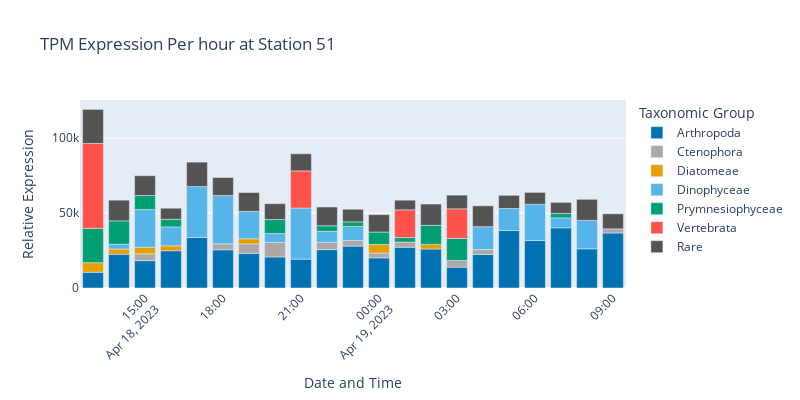

Notebook cell for this chart:
### Code cell
# Group by taxonomic level and sample, then sum TPM
grouped_df = filtered_data.groupby(['Taxogroup2_UniEuk', 'datetime'])['TPM'].sum().reset_index()

grouped_df.head()
# Normalize TPM sums to get relative expression per hour
total_tpm_per_hour = grouped_df.groupby('datetime')['TPM'].transform('sum')
grouped_df['rel_expression_per_hour'] = grouped_df['TPM'] / total_tpm_per_hour

# Combine low-abundant groups into a single 'Rare' category
threshold = 0.05
grouped_df.loc[grouped_df['rel_expression_per_hour'] <= threshold, 'Taxogroup2_UniEuk'] = 'Rare'

# Combine 'core-Noctilucales' and 'Dinophyceae'
grouped_df['Taxogroup2_UniEuk'] = grouped_df['Taxogroup2_UniEuk'].replace({'core-Noctilucales': 'Dinophyceae'})

# Remove categories with no expression
grouped_df = grouped_df[grouped_df['rel_expression_per_hour'] > 0]

# Group once more to combine Rares
grouped_df = grouped_df.groupby(['Taxogroup2_UniEuk', 'datetime'])['TPM'].sum().reset_index()

# Plot
fig = px.bar(grouped_df, 
            x='datetime', 
            y='TPM', 
            color='Taxogroup2_UniEuk',
            title='TPM Expression Per hour at Station 51',
            category_orders={"Taxogroup2_UniEuk": ['Arthropoda', 'Acantharea', 'Ctenophora', 'Diatomeae', 'Dinophyceae', 
                                                    'Florideophyceae','Odontella', 'Phaeodarea', 'Prymnesiophyceae',
                                                    'Spirotrichea', 'Vertebrata', 'Rare',]},
            color_discrete_map=color_discrete_map
            )

fig.update_layout(
    width=800,
    height=400,
    xaxis_title='Date and Time',
    yaxis_title='Relative Expression',
    xaxis_tickangle=-45,
    legend_title='Taxonomic Group'
)

# Save the figure
filename_base = "../figures/metatranscriptomics/51_expression_per_hour"
fig.write_image(filename_base + ".png", scale=1)
fig.write_image(filename_base + ".svg", scale=1)

fig.show()

### Figure 1 — Plotly figure (JSON) as saved in the notebook; plotly's stock layout.template omitted (floating-point values rounded to 4 significant figures)
{"data": [{"alignmentgroup": "True", "hovertemplate": "Taxogroup2_UniEuk=Arthropoda<br>datetime=%{x}<br>TPM=%{y}<extra></extra>", "legendgroup": "Arthropoda", "marker": {"color": "#0072B2", "pattern": {"shape": ""}}, "name": "Arthropoda", "offsetgroup": "Arthropoda", "orientation": "v", "showlegend": true, "textposition": "auto", "type": "bar", "x": ["2023-04-18T13:00:00", "2023-04-18T14:00:00", "2023-04-18T15:00:00", "2023-04-18T16:00:00", "2023-04-18T17:00:00", "2023-04-18T18:00:00", "2023-04-18T19:00:00", "2023-04-18T20:00:00", "2023-04-18T21:00:00", "2023-04-18T22:00:00", "2023-04-18T23:00:00", "2023-04-19T00:00:00", "2023-04-19T01:00:00", "2023-04-19T02:00:00", "2023-04-19T03:00:00", "2023-04-19T04:00:00", "2023-04-19T05:00:00", "2023-04-19T06:00:00", "2023-04-19T07:00:00", "2023-04-19T08:00:00", "2023-04-19T09:00:00"], "xaxis": "x", "y": [10500.0, 22570.0, 18270.0, 24900.0, 33680.0, 25510.0, 23140.0, 20760.0, 19250.0, 25630.0, 27980.0, 20130.0, 27210.0, 26020.0, 13910.0, 22380.0, 38360.0, 31700.0, 40190.0, 26190.0, 36720.0], "yaxis": "y"}, {"alignmentgroup": "True", "hovertemplate": "Taxogroup2_UniEuk=Ctenophora<br>datetime=%{x}<br>TPM=%{y}<extra></extra>", "legendgroup": "Ctenophora", "marker": {"color": "#ADA7A7", "pattern": {"shape": ""}}, "name": "Ctenophora", "offsetgroup": "Ctenophora", "orientation": "v", "showlegend": true, "textposition": "auto", "type": "bar", "x": ["2023-04-18T15:00:00", "2023-04-18T18:00:00", "2023-04-18T19:00:00", "2023-04-18T20:00:00", "2023-04-18T22:00:00", "2023-04-18T23:00:00", "2023-04-19T00:00:00", "2023-04-19T01:00:00", "2023-04-19T03:00:00", "2023-04-19T04:00:00", "2023-04-19T09:00:00"], "xaxis": "x", "y": [4541.0, 3963.0, 6307.0, 9667.0, 4879.0, 3761.0, 3199.0, 3478.0, 4453.0, 3268.0, 2788.0], "yaxis": "y"}, {"alignmentgroup": "True", "hovertemplate": "Taxogroup2_UniEuk=Diatomeae<br>datetime=%{x}<br>TPM=%{y}<extra></extra>", "legendgroup": "Diatomeae", "marker": {"color": "#E69F00", "pattern": {"shape": ""}}, "name": "Diatomeae", "offsetgroup": "Diatomeae", "orientation": "v", "showlegend": true, "textposition": "auto", "type": "bar", "x": ["2023-04-18T13:00:00", "2023-04-18T14:00:00", "2023-04-18T15:00:00", "2023-04-18T16:00:00", "2023-04-18T19:00:00", "2023-04-19T00:00:00", "2023-04-19T02:00:00"], "xaxis": "x", "y": [6392.0, 3448.0, 4359.0, 3299.0, 3388.0, 5702.0, 3058.0], "yaxis": "y"}, {"alignmentgroup": "True", "hovertemplate": "Taxogroup2_UniEuk=Dinophyceae<br>datetime=%{x}<br>TPM=%{y}<extra></extra>", "legendgroup": "Dinophyceae", "marker": {"color": "#56B4E9", "pattern": {"shape": ""}}, "name": "Dinophyceae", "offsetgroup": "Dinophyceae", "orientation": "v", "showlegend": true, "textposition": "auto", "type": "bar", "x": ["2023-04-18T14:00:00", "2023-04-18T15:00:00", "2023-04-18T16:00:00", "2023-04-18T17:00:00", "2023-04-18T18:00:00", "2023-04-18T19:00:00", "2023-04-18T20:00:00", "2023-04-18T21:00:00", "2023-04-18T22:00:00", "2023-04-18T23:00:00", "2023-04-19T04:00:00", "2023-04-19T05:00:00", "2023-04-19T06:00:00", "2023-04-19T07:00:00", "2023-04-19T08:00:00"], "xaxis": "x", "y": [3227.0, 25180.0, 12590.0, 34010.0, 32240.0, 18310.0, 5914.0, 34110.0, 7321.0, 9338.0, 15260.0, 14730.0, 24150.0, 6602.0, 18950.0], "yaxis": "y"}, {"alignmentgroup": "True", "hovertemplate": "Taxogroup2_UniEuk=Prymnesiophyceae<br>datetime=%{x}<br>TPM=%{y}<extra></extra>", "legendgroup": "Prymnesiophyceae", "marker": {"color": "#009E73", "pattern": {"shape": ""}}, "name": "Prymnesiophyceae", "offsetgroup": "Prymnesiophyceae", "orientation": "v", "showlegend": true, "textposition": "auto", "type": "bar", "x": ["2023-04-18T13:00:00", "2023-04-18T14:00:00", "2023-04-18T15:00:00", "2023-04-18T16:00:00", "2023-04-18T20:00:00", "2023-04-18T22:00:00", "2023-04-18T23:00:00", "2023-04-19T00:00:00", "2023-04-19T01:00:00", "2023-04-19T02:00:00", "2023-04-19T03:00:00", "2023-04-19T07:00:00"], "xaxis": "x", "y": [22880.0, 15560.0, 9378.0, 5073.0, 9363.0, 3726.0, 3068.0, 8326.0, 2968.0, 12730.0, 14750.0, 2932.0], "yaxis": "y"}, {"alignmentgroup": "True", "hovertemplate": "Taxogroup2_UniEuk=Vertebrata<br>datetime=%{x}<br>TPM=%{y}<extra></extra>", "legendgroup": "Vertebrata", "marker": {"color": "#FF5349", "pattern": {"shape": ""}}, "name": "Vertebrata", "offsetgroup": "Vertebrata", "orientation": "v", "showlegend": true, "textposition": "auto", "type": "bar", "x": ["2023-04-18T13:00:00", "2023-04-18T21:00:00", "2023-04-19T01:00:00", "2023-04-19T03:00:00"], "xaxis": "x", "y": [56700.0, 24810.0, 18520.0, 19720.0], "yaxis": "y"}, {"alignmentgroup": "True", "hovertemplate": "Taxogroup2_UniEuk=Rare<br>datetime=%{x}<br>TPM=%{y}<extra></extra>", "legendgroup": "Rare", "marker": {"color": "#545454", "pattern": {"shape": ""}}, "name": "Rare", "offsetgroup": "Rare", "orientation": "v", "showlegend": true, "textposition": "auto", "type": "bar", "x": ["2023-04-18T13:00:00", "2023-04-18T14:00:00", "2023-04-18T15:00:00", "2023-04-18T16:00:00", "2023-04-18T17:00:00", "2023-04-18T18:00:00", "2023-04-18T19:00:00", "2023-04-18T20:00:00", "2023-04-18T21:00:00", "2023-04-18T22:00:00", "2023-04-18T23:00:00", "2023-04-19T00:00:00", "2023-04-19T01:00:00", "2023-04-19T02:00:00", "2023-04-19T03:00:00", "2023-04-19T04:00:00", "2023-04-19T05:00:00", "2023-04-19T06:00:00", "2023-04-19T07:00:00", "2023-04-19T08:00:00", "2023-04-19T09:00:00"], "xaxis": "x", "y": [22750.0, 13820.0, 13230.0, 7382.0, 16330.0, 12040.0, 12590.0, 10580.0, 11440.0, 12510.0, 8415.0, 11610.0, 6429.0, 14220.0, 9174.0, 13960.0, 8781.0, 7955.0, 7415.0, 14070.0, 10030.0], "yaxis": "y"}], "layout": {"barmode": "relative", "height": 400, "legend": {"title": {"text": "Taxonomic Group"}, "tracegroupgap": 0}, "title": {"text": "TPM Expression Per hour at Station 51"}, "width": 800, "xaxis": {"anchor": "y", "domain": [0, 1], "tickangle": -45, "title": {"text": "Date and Time"}}, "yaxis": {"anchor": "x", "domain": [0, 1], "title": {"text": "Relative Expression"}}}}
